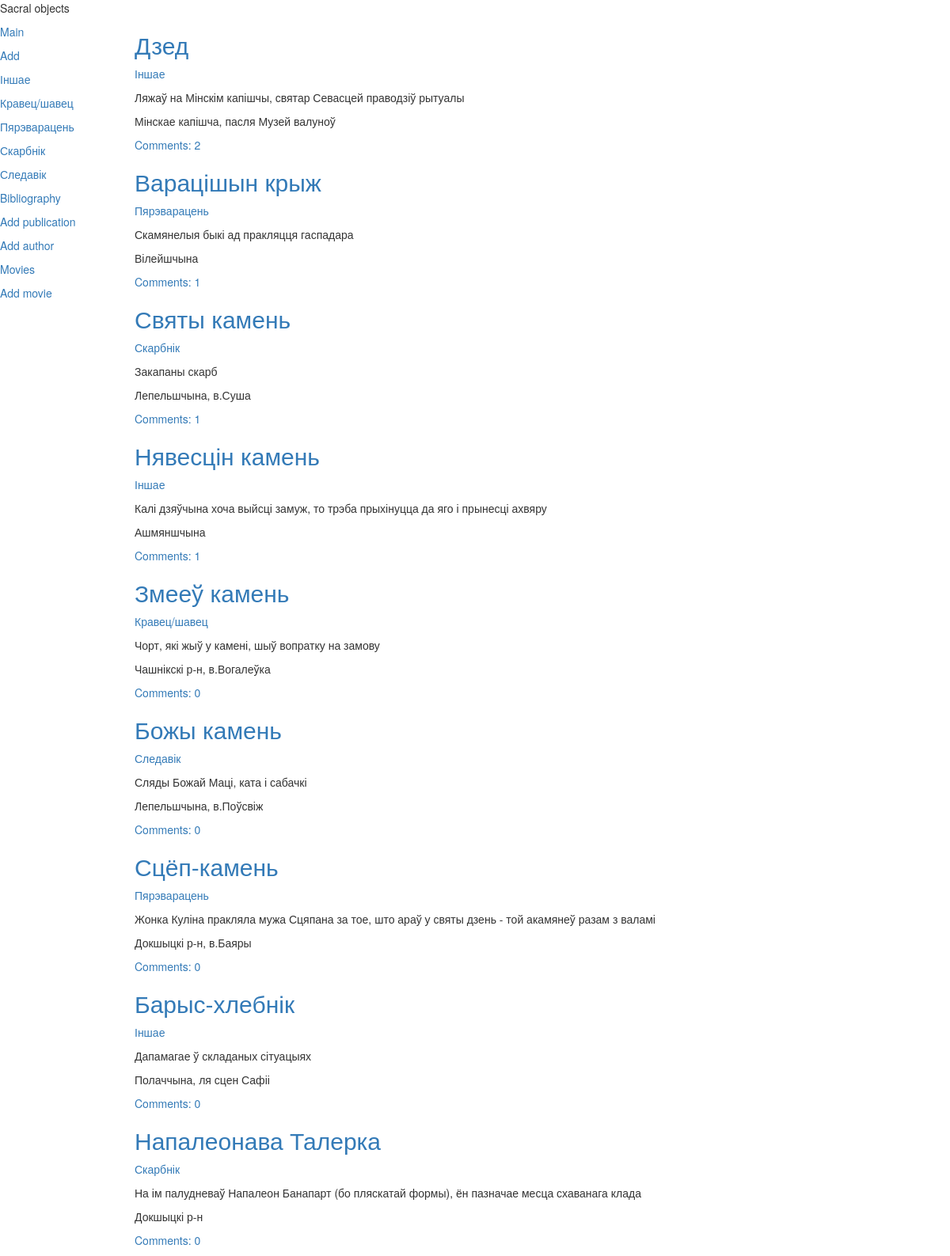
The page / on the database its author committed.
### volumbf/models.py (models this page shows, shortened)
class Typ(models.Model):
    name = models.CharField(max_length=20, db_index=True, verbose_name='Назва тыпу')
    class Meta:
        verbose_name_plural = 'Тыпы'
        verbose_name = 'Тып'
        ordering = ['name']

class Stones(models.Model):
    title = models.CharField(max_length=30, verbose_name='Назва')
    place = models.TextField(verbose_name='Месцазнаходжанне')
    legend = models.TextField(null=True, blank=True, verbose_name='Легенда')
    typ = models.ForeignKey('Typ', null=True, on_delete=models.PROTECT, verbose_name='Тып')
    objects = StonesManager()
    class Meta:
        verbose_name_plural = 'Камяні'
        verbose_name = 'Камень'
        order_with_respect_to = 'typ'
        unique_together = ('title', 'place')
    def approved_comment(self):
        return self.comment.filter(approved_comment=True)

### volumbf/views.py (the view)
# urls.py: path('', index, name="index"),
def index(request):
    stst = Stones.objects.all
    typs = Typ.objects.all()
    context = {'stst': stst, 'typs': typs}
    return render(request, 'volumbf/index.html', context)

### volumbf/templates/volumbf/index.html
{% extends "layout/basic.html" %}
{% block content %}
{% for stones in stst %}
<div class="b">
	<h2><a href="{% url 'stone_detail' stones.pk %}">{{ stones.title }}</a></h2>
	<p><a href="/volumbf/{{ stones.typ.pk }}/">{{ stones.typ.name }}</a></p>
	<p>{{ stones.legend }} </p>
	<p>{{ stones.place }}</p>
    <p><a href="{% url 'stone_detail' stones.pk %}">Comments: {{ stones.approved_comment.count }}</a></p>
</div>
{% endfor %}
{% endblock %}

### volumbf/templates/layout/basic.html (shortened to what this page needs)
{% load static %}
<!DOCTYPE html>
<html>
	<head>
        <link rel="stylesheet" href="//maxcdn.bootstrapcdn.com/bootstrap/3.2.0/css/bootstrap.min.css">
        <link rel="stylesheet" href="//maxcdn.bootstrapcdn.com/bootstrap/3.2.0/css/bootstrap-theme.min.css">
		<link rel="stylesheet" type="text/css">
		<link rel="stylesheet" href="{% static 'volumbf/style.css' %}">
	</head>
	<body>
		<header>
			<hl>Sacral objects</hl>
		</header>
		<nav>
			<a href="{% url 'index' %}">Main</a>
			<a href="{% url 'add' %}">Add</a>
			{% for typ in typs %}
			<a href="{% url 'by_typ' typ.pk %}">{{ typ.name }}</a>
			{% endfor %}
			<a href="{% url 'bibliography' %}">Bibliography</a>
			<a href="{% url 'addPublication' %}">Add publication</a>
			<a href="{% url 'addAuthor' %}">Add author</a>
			<a href="/movies/">Movies</a>
            <a href="{% url 'movie:movie_new' %}">Add movie</a>
		</nav>
		<section>
		{% block content %}
		{% endblock %}
		</section>
	</body>
</html>

### volumbf/static/volumbf/style.css (style rules this page uses)
nav { front-size: 16pt; width: 150px; float: left; }
nav a { display: block; margin: 10px 0px; }
section { margin-left: 170px; }

### rows shown on the page
Typ: name "Іншае"
Typ: name "Кравец/шавец"
Typ: name "Пярэварацень"
Typ: name "Скарбнік"
Typ: name "Следавік"
Stones: title "Дзед", typ.name "Іншае", legend "Ляжаў на Мінскім капішчы, святар Севасцей праводзіў рытуалы", place "Мінскае капішча, пасля Музей валуноў", approved_comment.count "2"
Stones: title "Варацішын крыж", typ.name "Пярэварацень", legend "Скамянелыя быкі ад пракляцця гаспадара", place "Вілейшчына", approved_comment.count "1"
Stones: title "Святы камень", typ.name "Скарбнік", legend "Закапаны скарб", place "Лепельшчына, в.Суша", approved_comment.count "1"
Stones: title "Нявесцін камень", typ.name "Іншае", legend "Калі дзяўчына хоча выйсці замуж, то трэба прыхінуцца да яго і прынесці ахвяру", place "Ашмяншчына", approved_comment.count "1"
Stones: title "Змееў камень", typ.name "Кравец/шавец", legend "Чорт, які жыў у камені, шыў вопратку на замову", place "Чашнікскі р-н, в.Вогалеўка", approved_comment.count "0"
Stones: title "Божы камень", typ.name "Следавік", legend "Сляды Божай Маці, ката і сабачкі", place "Лепельшчына, в.Поўсвіж", approved_comment.count "0"
Stones: title "Сцёп-камень", typ.name "Пярэварацень", legend "Жонка Куліна пракляла мужа Сцяпана за тое, што араў у святы дзень - той акамянеў разам з валамі", place "Докшыцкі р-н, в.Баяры", approved_comment.count "0"
Stones: title "Барыс-хлебнік", typ.name "Іншае", legend "Дапамагае ў складаных сітуацыях", place "Полаччына, ля сцен Сафіі", approved_comment.count "0"
Stones: title "Напалеонава Талерка", typ.name "Скарбнік", legend "На ім палудневаў Напалеон Банапарт (бо пляскатай формы), ён пазначае месца схаванага клада", place "Докшыцкі р-н", approved_comment.count "0"
